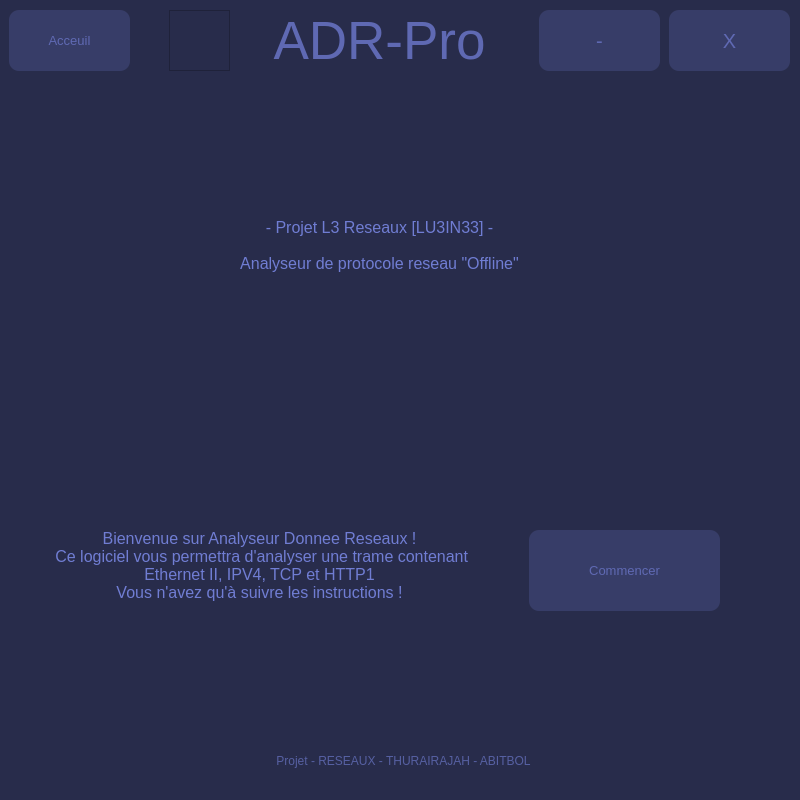
<?xml version="1.0" encoding="UTF-8"?>
<ui version="4.0">
 <class>MainWindow</class>
 <widget class="QMainWindow" name="MainWindow">
  <property name="geometry">
   <rect>
    <x>0</x>
    <y>0</y>
    <width>800</width>
    <height>800</height>
   </rect>
  </property>
  <property name="minimumSize">
   <size>
    <width>800</width>
    <height>800</height>
   </size>
  </property>
  <property name="maximumSize">
   <size>
    <width>800</width>
    <height>800</height>
   </size>
  </property>
  <property name="windowTitle">
   <string>MainWindow</string>
  </property>
  <property name="styleSheet">
   <string notr="true">QWidget{
background-color: rgb(40, 44, 75);
}</string>
  </property>
  <widget class="QWidget" name="centralwidget">
   <widget class="QStackedWidget" name="Pages">
    <property name="geometry">
     <rect>
      <x>-1</x>
      <y>80</y>
      <width>801</width>
      <height>641</height>
     </rect>
    </property>
    <widget class="QWidget" name="Acceuil">
     <widget class="QPushButton" name="bouton_commencer">
      <property name="geometry">
       <rect>
        <x>530</x>
        <y>450</y>
        <width>191</width>
        <height>81</height>
       </rect>
      </property>
      <property name="font">
       <font>
        <pointsize>10</pointsize>
       </font>
      </property>
      <property name="cursor">
       <cursorShape>PointingHandCursor</cursorShape>
      </property>
      <property name="styleSheet">
       <string notr="true">QPushButton{
color: rgb(95, 105, 179);
	background-color: rgb(55, 61, 104);
selection-background-color: rgb(92, 102, 173);
border-radius: 10px
}</string>
      </property>
      <property name="text">
       <string>Commencer</string>
      </property>
     </widget>
     <widget class="QLabel" name="instruction">
      <property name="geometry">
       <rect>
        <x>20</x>
        <y>370</y>
        <width>481</width>
        <height>231</height>
       </rect>
      </property>
      <property name="font">
       <font>
        <pointsize>12</pointsize>
       </font>
      </property>
      <property name="styleSheet">
       <string notr="true">QLabel{
color: rgb(112, 125, 211);
}</string>
      </property>
      <property name="text">
       <string>Bienvenue sur Analyseur Donnee Reseaux !
 Ce logiciel vous permettra d'analyser une trame contenant Ethernet II, IPV4, TCP et HTTP1
Vous n'avez qu'à suivre les instructions !</string>
      </property>
      <property name="alignment">
       <set>Qt::AlignCenter</set>
      </property>
      <property name="wordWrap">
       <bool>true</bool>
      </property>
     </widget>
     <widget class="QLabel" name="instruction_4">
      <property name="geometry">
       <rect>
        <x>140</x>
        <y>50</y>
        <width>481</width>
        <height>231</height>
       </rect>
      </property>
      <property name="font">
       <font>
        <pointsize>12</pointsize>
       </font>
      </property>
      <property name="styleSheet">
       <string notr="true">QLabel{
color: rgb(112, 125, 211);
}</string>
      </property>
      <property name="text">
       <string>- Projet L3 Reseaux [LU3IN33] -

Analyseur de protocole reseau &quot;Offline&quot;</string>
      </property>
      <property name="alignment">
       <set>Qt::AlignCenter</set>
      </property>
      <property name="wordWrap">
       <bool>true</bool>
      </property>
     </widget>
    </widget>
    <widget class="QWidget" name="Importation">
     <widget class="QLineEdit" name="text_chemin">
      <property name="geometry">
       <rect>
        <x>20</x>
        <y>280</y>
        <width>451</width>
        <height>22</height>
       </rect>
      </property>
      <property name="font">
       <font>
        <pointsize>6</pointsize>
       </font>
      </property>
      <property name="styleSheet">
       <string notr="true">color: rgb(125, 140, 236);
background-color: rgb(27, 30, 52);
border-color: rgb(48, 54, 93);
border-radius: 15px</string>
      </property>
     </widget>
     <widget class="QLabel" name="label">
      <property name="geometry">
       <rect>
        <x>14</x>
        <y>5</y>
        <width>771</width>
        <height>201</height>
       </rect>
      </property>
      <property name="font">
       <font>
        <pointsize>15</pointsize>
       </font>
      </property>
      <property name="styleSheet">
       <string notr="true">color: rgb(110, 123, 208);</string>
      </property>
      <property name="text">
       <string>Importation de la trame en .txt</string>
      </property>
      <property name="alignment">
       <set>Qt::AlignCenter</set>
      </property>
     </widget>
     <widget class="QPushButton" name="bouton_analyser">
      <property name="geometry">
       <rect>
        <x>490</x>
        <y>380</y>
        <width>251</width>
        <height>61</height>
       </rect>
      </property>
      <property name="font">
       <font>
        <pointsize>10</pointsize>
       </font>
      </property>
      <property name="cursor">
       <cursorShape>PointingHandCursor</cursorShape>
      </property>
      <property name="styleSheet">
       <string notr="true">QPushButton{
color: rgb(95, 105, 179);
	background-color: rgb(55, 61, 104);
selection-background-color: rgb(92, 102, 173);
border-radius: 10px
}</string>
      </property>
      <property name="text">
       <string>Analyser</string>
      </property>
     </widget>
     <widget class="QPushButton" name="bouton_parcourir">
      <property name="geometry">
       <rect>
        <x>490</x>
        <y>260</y>
        <width>251</width>
        <height>61</height>
       </rect>
      </property>
      <property name="font">
       <font>
        <pointsize>10</pointsize>
       </font>
      </property>
      <property name="cursor">
       <cursorShape>PointingHandCursor</cursorShape>
      </property>
      <property name="styleSheet">
       <string notr="true">QPushButton{
color: rgb(95, 105, 179);
	background-color: rgb(55, 61, 104);
selection-background-color: rgb(92, 102, 173);
border-radius: 10px
}</string>
      </property>
      <property name="text">
       <string>Parcourir</string>
      </property>
     </widget>
     <widget class="QLabel" name="texte_erreur_fichier">
      <property name="geometry">
       <rect>
        <x>30</x>
        <y>340</y>
        <width>431</width>
        <height>111</height>
       </rect>
      </property>
      <property name="font">
       <font>
        <pointsize>10</pointsize>
       </font>
      </property>
      <property name="styleSheet">
       <string notr="true">color: rgb(255, 0, 0);</string>
      </property>
      <property name="text">
       <string/>
      </property>
      <property name="alignment">
       <set>Qt::AlignCenter</set>
      </property>
      <property name="wordWrap">
       <bool>true</bool>
      </property>
     </widget>
     <widget class="QLabel" name="instruction_5">
      <property name="geometry">
       <rect>
        <x>30</x>
        <y>480</y>
        <width>751</width>
        <height>141</height>
       </rect>
      </property>
      <property name="font">
       <font>
        <pointsize>12</pointsize>
       </font>
      </property>
      <property name="styleSheet">
       <string notr="true">QLabel{
color: rgb(112, 125, 211);
}</string>
      </property>
      <property name="text">
       <string>Naviguez vers votre fichier et importez le dans ADR-Pro</string>
      </property>
      <property name="alignment">
       <set>Qt::AlignCenter</set>
      </property>
      <property name="wordWrap">
       <bool>true</bool>
      </property>
     </widget>
    </widget>
    <widget class="QWidget" name="Erreur">
     <widget class="QLabel" name="instruction_3">
      <property name="geometry">
       <rect>
        <x>20</x>
        <y>10</y>
        <width>761</width>
        <height>111</height>
       </rect>
      </property>
      <property name="font">
       <font>
        <pointsize>12</pointsize>
       </font>
      </property>
      <property name="styleSheet">
       <string notr="true">QLabel{
color: rgb(112, 125, 211);
}</string>
      </property>
      <property name="text">
       <string>Erreur :(

Une erreur s'est produite pendant l'analyse de votre trame. Veuillez trouvez plus de détails ci-dessous !</string>
      </property>
      <property name="alignment">
       <set>Qt::AlignCenter</set>
      </property>
      <property name="wordWrap">
       <bool>true</bool>
      </property>
     </widget>
     <widget class="QTextBrowser" name="text_erreur">
      <property name="geometry">
       <rect>
        <x>15</x>
        <y>140</y>
        <width>771</width>
        <height>431</height>
       </rect>
      </property>
      <property name="styleSheet">
       <string notr="true">background-color: rgb(136, 150, 255);
color: rgb(8, 8, 15);</string>
      </property>
      <property name="html">
       <string>&lt;!DOCTYPE HTML PUBLIC &quot;-//W3C//DTD HTML 4.0//EN&quot; &quot;http://www.w3.org/TR/REC-html40/strict.dtd&quot;&gt;
&lt;html&gt;&lt;head&gt;&lt;meta name=&quot;qrichtext&quot; content=&quot;1&quot; /&gt;&lt;style type=&quot;text/css&quot;&gt;
p, li { white-space: pre-wrap; }
&lt;/style&gt;&lt;/head&gt;&lt;body style=&quot; font-family:'MS Shell Dlg 2'; font-size:7.8pt; font-weight:400; font-style:normal;&quot;&gt;
&lt;p style=&quot; margin-top:0px; margin-bottom:0px; margin-left:0px; margin-right:0px; -qt-block-indent:0; text-indent:0px;&quot;&gt;erreur...&lt;/p&gt;&lt;/body&gt;&lt;/html&gt;</string>
      </property>
     </widget>
     <widget class="QPushButton" name="bouton_retour_erreur">
      <property name="geometry">
       <rect>
        <x>10</x>
        <y>580</y>
        <width>781</width>
        <height>51</height>
       </rect>
      </property>
      <property name="font">
       <font>
        <pointsize>10</pointsize>
       </font>
      </property>
      <property name="cursor">
       <cursorShape>PointingHandCursor</cursorShape>
      </property>
      <property name="styleSheet">
       <string notr="true">QPushButton{
color: rgb(95, 105, 179);
	background-color: rgb(55, 61, 104);
selection-background-color: rgb(92, 102, 173);
border-radius: 10px
}</string>
      </property>
      <property name="text">
       <string>Retour</string>
      </property>
     </widget>
    </widget>
    <widget class="QWidget" name="Trame">
     <widget class="QListWidget" name="liste_trames">
      <property name="geometry">
       <rect>
        <x>20</x>
        <y>10</y>
        <width>331</width>
        <height>621</height>
       </rect>
      </property>
      <property name="styleSheet">
       <string notr="true">color: rgb(126, 141, 238);</string>
      </property>
     </widget>
     <widget class="QPushButton" name="bouton_developper">
      <property name="geometry">
       <rect>
        <x>660</x>
        <y>510</y>
        <width>121</width>
        <height>61</height>
       </rect>
      </property>
      <property name="font">
       <font>
        <pointsize>10</pointsize>
       </font>
      </property>
      <property name="cursor">
       <cursorShape>PointingHandCursor</cursorShape>
      </property>
      <property name="styleSheet">
       <string notr="true">QPushButton{
color: rgb(95, 105, 179);
	background-color: rgb(55, 61, 104);
selection-background-color: rgb(92, 102, 173);
border-radius: 10px
}</string>
      </property>
      <property name="text">
       <string>Développer</string>
      </property>
     </widget>
     <widget class="QPushButton" name="bouton_retour_trame">
      <property name="geometry">
       <rect>
        <x>370</x>
        <y>510</y>
        <width>121</width>
        <height>61</height>
       </rect>
      </property>
      <property name="font">
       <font>
        <pointsize>10</pointsize>
       </font>
      </property>
      <property name="cursor">
       <cursorShape>PointingHandCursor</cursorShape>
      </property>
      <property name="styleSheet">
       <string notr="true">QPushButton{
color: rgb(95, 105, 179);
	background-color: rgb(55, 61, 104);
selection-background-color: rgb(92, 102, 173);
border-radius: 10px
}</string>
      </property>
      <property name="text">
       <string>Retour</string>
      </property>
     </widget>
     <widget class="QLabel" name="instruction_2">
      <property name="geometry">
       <rect>
        <x>380</x>
        <y>20</y>
        <width>401</width>
        <height>271</height>
       </rect>
      </property>
      <property name="font">
       <font>
        <pointsize>12</pointsize>
       </font>
      </property>
      <property name="styleSheet">
       <string notr="true">QLabel{
color: rgb(112, 125, 211);
}</string>
      </property>
      <property name="text">
       <string>Selectionner une trame et cliquer sur Développer

Vous avez choisis le mauvais fichier ? Pas de problème cliquez sur Retour !</string>
      </property>
      <property name="alignment">
       <set>Qt::AlignCenter</set>
      </property>
      <property name="wordWrap">
       <bool>true</bool>
      </property>
     </widget>
     <widget class="QLineEdit" name="text_chemin_trame">
      <property name="geometry">
       <rect>
        <x>370</x>
        <y>380</y>
        <width>411</width>
        <height>22</height>
       </rect>
      </property>
      <property name="font">
       <font>
        <pointsize>6</pointsize>
       </font>
      </property>
      <property name="styleSheet">
       <string notr="true">color: rgb(125, 140, 236);
background-color: rgb(27, 30, 52);
border-color: rgb(48, 54, 93);
border-radius: 15px</string>
      </property>
     </widget>
     <widget class="QLabel" name="texte_erreur_trame">
      <property name="geometry">
       <rect>
        <x>370</x>
        <y>440</y>
        <width>411</width>
        <height>41</height>
       </rect>
      </property>
      <property name="font">
       <font>
        <pointsize>15</pointsize>
       </font>
      </property>
      <property name="styleSheet">
       <string notr="true">color: rgb(255, 0, 0);</string>
      </property>
      <property name="text">
       <string/>
      </property>
      <property name="alignment">
       <set>Qt::AlignCenter</set>
      </property>
     </widget>
    </widget>
    <widget class="QWidget" name="Analyse">
     <widget class="QTableWidget" name="table_trame">
      <property name="geometry">
       <rect>
        <x>20</x>
        <y>0</y>
        <width>761</width>
        <height>71</height>
       </rect>
      </property>
      <property name="layoutDirection">
       <enum>Qt::LeftToRight</enum>
      </property>
      <property name="autoFillBackground">
       <bool>false</bool>
      </property>
      <property name="styleSheet">
       <string notr="true">color: rgb(135, 151, 255);
gridline-color: rgb(72, 80, 136);</string>
      </property>
      <property name="verticalScrollBarPolicy">
       <enum>Qt::ScrollBarAlwaysOff</enum>
      </property>
      <property name="horizontalScrollBarPolicy">
       <enum>Qt::ScrollBarAlwaysOff</enum>
      </property>
      <property name="editTriggers">
       <set>QAbstractItemView::NoEditTriggers</set>
      </property>
      <property name="tabKeyNavigation">
       <bool>false</bool>
      </property>
      <property name="showDropIndicator" stdset="0">
       <bool>false</bool>
      </property>
      <property name="dragDropOverwriteMode">
       <bool>false</bool>
      </property>
      <property name="showGrid">
       <bool>true</bool>
      </property>
      <property name="gridStyle">
       <enum>Qt::SolidLine</enum>
      </property>
      <property name="cornerButtonEnabled">
       <bool>false</bool>
      </property>
      <property name="rowCount">
       <number>2</number>
      </property>
      <property name="columnCount">
       <number>3</number>
      </property>
      <attribute name="horizontalHeaderVisible">
       <bool>false</bool>
      </attribute>
      <attribute name="horizontalHeaderCascadingSectionResizes">
       <bool>false</bool>
      </attribute>
      <attribute name="horizontalHeaderDefaultSectionSize">
       <number>255</number>
      </attribute>
      <attribute name="horizontalHeaderMinimumSectionSize">
       <number>255</number>
      </attribute>
      <attribute name="verticalHeaderVisible">
       <bool>false</bool>
      </attribute>
      <attribute name="verticalHeaderDefaultSectionSize">
       <number>35</number>
      </attribute>
      <attribute name="verticalHeaderMinimumSectionSize">
       <number>35</number>
      </attribute>
      <row/>
      <row/>
      <column/>
      <column/>
      <column/>
     </widget>
     <widget class="QTreeWidget" name="arbre_trame">
      <property name="geometry">
       <rect>
        <x>20</x>
        <y>100</y>
        <width>771</width>
        <height>471</height>
       </rect>
      </property>
      <property name="styleSheet">
       <string notr="true">QHeaderView::section { 
	color: rgb(95, 105, 179);
	background-color: rgb(55, 61, 104);
border-radius: 10px
}

QTreeView{
color: rgb(134, 150, 254);
	background-color: rgb(31, 34, 59);
}

QTreeView::branch:has-children:!has-siblings:closed,
QTreeView::branch:closed:has-children:has-siblings {
        border-image: none;
		image: url(:/img/branch-closed.png);
}

QTreeView::branch:open:has-children:!has-siblings,
QTreeView::branch:open:has-children:has-siblings  {
        border-image: none;
image: url(:/img/branch-open.png)
}


</string>
      </property>
      <property name="sizeAdjustPolicy">
       <enum>QAbstractScrollArea::AdjustIgnored</enum>
      </property>
      <attribute name="headerVisible">
       <bool>false</bool>
      </attribute>
      <attribute name="headerDefaultSectionSize">
       <number>0</number>
      </attribute>
      <attribute name="headerMinimumSectionSize">
       <number>0</number>
      </attribute>
      <column>
       <property name="text">
        <string>Analyse de la trame</string>
       </property>
       <property name="font">
        <font>
         <weight>75</weight>
         <bold>true</bold>
        </font>
       </property>
       <property name="textAlignment">
        <set>AlignCenter</set>
       </property>
      </column>
      <item>
       <property name="text">
        <string>Ethernet II</string>
       </property>
       <property name="font">
        <font>
         <weight>75</weight>
         <bold>true</bold>
        </font>
       </property>
       <property name="background">
        <brush brushstyle="NoBrush">
         <color alpha="255">
          <red>255</red>
          <green>255</green>
          <blue>255</blue>
         </color>
        </brush>
       </property>
      </item>
      <item>
       <property name="text">
        <string>Internet Protocol V4</string>
       </property>
       <property name="font">
        <font>
         <weight>75</weight>
         <bold>true</bold>
        </font>
       </property>
      </item>
      <item>
       <property name="text">
        <string>Transmission Control Protocol</string>
       </property>
       <property name="font">
        <font>
         <weight>75</weight>
         <bold>true</bold>
        </font>
       </property>
      </item>
      <item>
       <property name="text">
        <string>HyperText Transfer Protocol</string>
       </property>
       <property name="font">
        <font>
         <weight>75</weight>
         <bold>true</bold>
        </font>
       </property>
      </item>
     </widget>
     <widget class="QPushButton" name="bouton_retour_analyse">
      <property name="geometry">
       <rect>
        <x>20</x>
        <y>580</y>
        <width>321</width>
        <height>61</height>
       </rect>
      </property>
      <property name="font">
       <font>
        <pointsize>10</pointsize>
       </font>
      </property>
      <property name="cursor">
       <cursorShape>PointingHandCursor</cursorShape>
      </property>
      <property name="styleSheet">
       <string notr="true">QPushButton{
color: rgb(95, 105, 179);
	background-color: rgb(55, 61, 104);
selection-background-color: rgb(92, 102, 173);
border-radius: 10px
}</string>
      </property>
      <property name="text">
       <string>Retour</string>
      </property>
     </widget>
     <widget class="QPushButton" name="bouton_enregistrer">
      <property name="geometry">
       <rect>
        <x>470</x>
        <y>580</y>
        <width>321</width>
        <height>61</height>
       </rect>
      </property>
      <property name="font">
       <font>
        <pointsize>10</pointsize>
       </font>
      </property>
      <property name="cursor">
       <cursorShape>PointingHandCursor</cursorShape>
      </property>
      <property name="styleSheet">
       <string notr="true">QPushButton{
color: rgb(95, 105, 179);
	background-color: rgb(55, 61, 104);
selection-background-color: rgb(92, 102, 173);
border-radius: 10px
}</string>
      </property>
      <property name="text">
       <string>Enregistrer</string>
      </property>
     </widget>
    </widget>
   </widget>
   <widget class="QWidget" name="menu" native="true">
    <property name="geometry">
     <rect>
      <x>9</x>
      <y>0</y>
      <width>791</width>
      <height>71</height>
     </rect>
    </property>
    <widget class="QLabel" name="Titre">
     <property name="geometry">
      <rect>
       <x>-30</x>
       <y>10</y>
       <width>801</width>
       <height>61</height>
      </rect>
     </property>
     <property name="font">
      <font>
       <pointsize>40</pointsize>
       <weight>50</weight>
       <bold>false</bold>
      </font>
     </property>
     <property name="styleSheet">
      <string notr="true">QLabel{
color: rgb(95, 105, 179);
}</string>
     </property>
     <property name="text">
      <string>ADR-Pro</string>
     </property>
     <property name="scaledContents">
      <bool>true</bool>
     </property>
     <property name="alignment">
      <set>Qt::AlignCenter</set>
     </property>
     <property name="margin">
      <number>0</number>
     </property>
    </widget>
    <widget class="QPushButton" name="bouton_acceuil">
     <property name="geometry">
      <rect>
       <x>0</x>
       <y>10</y>
       <width>121</width>
       <height>61</height>
      </rect>
     </property>
     <property name="font">
      <font>
       <pointsize>10</pointsize>
      </font>
     </property>
     <property name="cursor">
      <cursorShape>PointingHandCursor</cursorShape>
     </property>
     <property name="styleSheet">
      <string notr="true">QPushButton{
color: rgb(95, 105, 179);
	background-color: rgb(55, 61, 104);
selection-background-color: rgb(92, 102, 173);
border-radius: 10px
}</string>
     </property>
     <property name="text">
      <string>Acceuil</string>
     </property>
    </widget>
    <widget class="QPushButton" name="bouton_fermer">
     <property name="geometry">
      <rect>
       <x>660</x>
       <y>10</y>
       <width>121</width>
       <height>61</height>
      </rect>
     </property>
     <property name="font">
      <font>
       <pointsize>15</pointsize>
      </font>
     </property>
     <property name="cursor">
      <cursorShape>PointingHandCursor</cursorShape>
     </property>
     <property name="styleSheet">
      <string notr="true">QPushButton{
color: rgb(95, 105, 179);
	background-color: rgb(55, 61, 104);
selection-background-color: rgb(92, 102, 173);
border-radius: 10px
}</string>
     </property>
     <property name="text">
      <string>X</string>
     </property>
    </widget>
    <widget class="QPushButton" name="bouton_reduire">
     <property name="geometry">
      <rect>
       <x>530</x>
       <y>10</y>
       <width>121</width>
       <height>61</height>
      </rect>
     </property>
     <property name="font">
      <font>
       <pointsize>15</pointsize>
      </font>
     </property>
     <property name="cursor">
      <cursorShape>PointingHandCursor</cursorShape>
     </property>
     <property name="styleSheet">
      <string notr="true">QPushButton{
color: rgb(95, 105, 179);
	background-color: rgb(55, 61, 104);
selection-background-color: rgb(92, 102, 173);
border-radius: 10px
}</string>
     </property>
     <property name="text">
      <string>-</string>
     </property>
    </widget>
    <widget class="QGraphicsView" name="Logo">
     <property name="geometry">
      <rect>
       <x>160</x>
       <y>10</y>
       <width>61</width>
       <height>61</height>
      </rect>
     </property>
     <property name="styleSheet">
      <string notr="true">border-image: url(:/img/lg.ico) 0 0 0 0 stretch stretch;</string>
     </property>
    </widget>
   </widget>
   <widget class="QWidget" name="bas" native="true">
    <property name="geometry">
     <rect>
      <x>-1</x>
      <y>730</y>
      <width>801</width>
      <height>61</height>
     </rect>
    </property>
    <widget class="QLabel" name="credit">
     <property name="geometry">
      <rect>
       <x>4</x>
       <y>5</y>
       <width>801</width>
       <height>51</height>
      </rect>
     </property>
     <property name="styleSheet">
      <string notr="true">QLabel{
color: rgb(86, 96, 162);
}</string>
     </property>
     <property name="text">
      <string>Projet - RESEAUX - THURAIRAJAH - ABITBOL</string>
     </property>
     <property name="alignment">
      <set>Qt::AlignCenter</set>
     </property>
    </widget>
   </widget>
  </widget>
 </widget>
 <resources>
  <include location="ressource.qrc"/>
 </resources>
 <connections/>
</ui>
